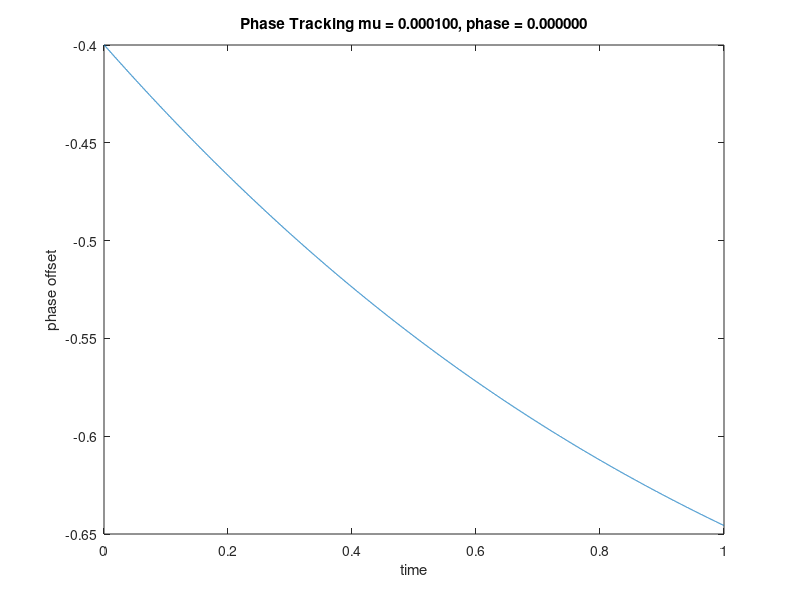

Here is the MATLAB script that generated this plot:
% pllsd.m: phase tracking minimizing SD
clear
Ts=1/10000; time=1; t=0:Ts:time-Ts;    % time interval & vector
fc=100;   % carrier freq. and phase
phoff=-0.8; 
%phoff = (pi)*t;                  
%phoff = cos(2*pi*(fc/10)*t);
foffset = 1.0

rp=cos(4*pi*fc*t+2*phoff);             % simplified rec signal
mu=1/length(t);                               % algorithm stepsize
theta=zeros(1,length(t)); theta(1)=-0.4;  % initialize estimates
fl=25; h=ones(1,fl)/fl;                % averaging coefficients
z=zeros(1,fl);                 % buffer for avg
f0=fc*foffset;  
for k=1:length(t)-1                    % run algorithm
  filtin=(rp(k)-cos(4*pi*f0*t(k)+2*theta(k)))*sin(4*pi*f0*t(k)+2*theta(k));
  z=[filtin];                 % z contains past inputs
  theta(k+1)=theta(k)-mu*z'; % update = z convolve h
end
dummy = 0
plot(t,theta)                             % plot estimated phase
titleText = sprintf("Phase Tracking mu = %f, phase = %f", mu, dummy);
title(titleText)
xlabel('time'); ylabel('phase offset')
